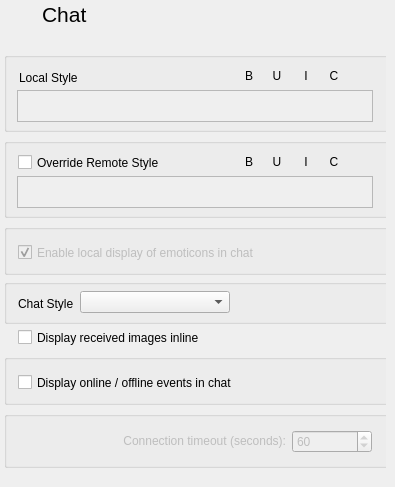
    <widget class="QWidget" name="chat_Page">
     <widget class="QWidget" name="layoutWidget_4">
      <property name="geometry">
       <rect>
        <x>4</x>
        <y>0</y>
        <width>83</width>
        <height>30</height>
       </rect>
      </property>
      <layout class="QGridLayout" name="Chat">
       <property name="horizontalSpacing">
        <number>3</number>
       </property>
       <item row="0" column="0" alignment="Qt::AlignmentFlag::AlignLeft|Qt::AlignmentFlag::AlignVCenter">
        <widget class="QLabel" name="label_33">
         <property name="sizePolicy">
          <sizepolicy hsizetype="MinimumExpanding" vsizetype="Preferred">
           <horstretch>0</horstretch>
           <verstretch>0</verstretch>
          </sizepolicy>
         </property>
         <property name="minimumSize">
          <size>
           <width>28</width>
           <height>28</height>
          </size>
         </property>
         <property name="maximumSize">
          <size>
           <width>28</width>
           <height>28</height>
          </size>
         </property>
         <property name="sizeIncrement">
          <size>
           <width>32</width>
           <height>32</height>
          </size>
         </property>
         <property name="baseSize">
          <size>
           <width>28</width>
           <height>28</height>
          </size>
         </property>
         <property name="text">
          <string/>
         </property>
         <property name="pixmap">
          <pixmap resource="resourcen.qrc">:/icons/newmail.svg</pixmap>
         </property>
         <property name="scaledContents">
          <bool>true</bool>
         </property>
        </widget>
       </item>
       <item row="0" column="1" alignment="Qt::AlignmentFlag::AlignLeft">
        <widget class="QLabel" name="label_34">
         <property name="minimumSize">
          <size>
           <width>0</width>
           <height>28</height>
          </size>
         </property>
         <property name="maximumSize">
          <size>
           <width>16777215</width>
           <height>28</height>
          </size>
         </property>
         <property name="font">
          <font>
           <pointsize>16</pointsize>
           <bold>true</bold>
          </font>
         </property>
         <property name="text">
          <string>&lt;!DOCTYPE HTML PUBLIC &quot;-//W3C//DTD HTML 4.0//EN&quot; &quot;http://www.w3.org/TR/REC-html40/strict.dtd&quot;&gt;
&lt;html&gt;&lt;head&gt;&lt;meta name=&quot;qrichtext&quot; content=&quot;1&quot; /&gt;&lt;style type=&quot;text/css&quot;&gt;
p, li { white-space: pre-wrap; }
&lt;/style&gt;&lt;/head&gt;&lt;body style=&quot; font-family:'Sans Serif'; font-size:9pt; font-weight:400; font-style:normal;&quot;&gt;
&lt;p style=&quot; margin-top:12px; margin-bottom:12px; margin-left:0px; margin-right:0px; -qt-block-indent:0; text-indent:0px; font-size:8pt;&quot;&gt;&lt;span style=&quot; font-size:16pt;&quot;&gt;Chat&lt;/span&gt;&lt;/p&gt;&lt;/body&gt;&lt;/html&gt;</string>
         </property>
        </widget>
       </item>
      </layout>
     </widget>
     <widget class="QFrame" name="frame_18">
      <property name="geometry">
       <rect>
        <x>2</x>
        <y>40</y>
        <width>384</width>
        <height>438</height>
       </rect>
      </property>
      <property name="minimumSize">
       <size>
        <width>384</width>
        <height>0</height>
       </size>
      </property>
      <property name="maximumSize">
       <size>
        <width>384</width>
        <height>16777215</height>
       </size>
      </property>
      <property name="frameShape">
       <enum>QFrame::Shape::NoFrame</enum>
      </property>
      <property name="frameShadow">
       <enum>QFrame::Shadow::Plain</enum>
      </property>
      <widget class="QGroupBox" name="LocalStyle">
       <property name="geometry">
        <rect>
         <x>2</x>
         <y>12</y>
         <width>390</width>
         <height>80</height>
        </rect>
       </property>
       <property name="minimumSize">
        <size>
         <width>390</width>
         <height>0</height>
        </size>
       </property>
       <property name="maximumSize">
        <size>
         <width>390</width>
         <height>16777215</height>
        </size>
       </property>
       <property name="baseSize">
        <size>
         <width>0</width>
         <height>120</height>
        </size>
       </property>
       <property name="font">
        <font>
         <pointsize>9</pointsize>
         <bold>false</bold>
        </font>
       </property>
       <property name="title">
        <string/>
       </property>
       <widget class="QTextEdit" name="txtShowCurrentChatStyle">
        <property name="enabled">
         <bool>false</bool>
        </property>
        <property name="geometry">
         <rect>
          <x>13</x>
          <y>38</y>
          <width>356</width>
          <height>32</height>
         </rect>
        </property>
        <property name="minimumSize">
         <size>
          <width>0</width>
          <height>32</height>
         </size>
        </property>
        <property name="maximumSize">
         <size>
          <width>368</width>
          <height>32</height>
         </size>
        </property>
        <property name="focusPolicy">
         <enum>Qt::FocusPolicy::NoFocus</enum>
        </property>
        <property name="contextMenuPolicy">
         <enum>Qt::ContextMenuPolicy::NoContextMenu</enum>
        </property>
        <property name="acceptDrops">
         <bool>false</bool>
        </property>
       </widget>
       <widget class="QWidget" name="layoutWidget9">
        <property name="geometry">
         <rect>
          <x>236</x>
          <y>14</y>
          <width>132</width>
          <height>20</height>
         </rect>
        </property>
        <layout class="QGridLayout" name="gridLayout_27">
         <property name="horizontalSpacing">
          <number>10</number>
         </property>
         <item row="0" column="0" alignment="Qt::AlignmentFlag::AlignHCenter">
          <widget class="QToolButton" name="cmdBoldChat">
           <property name="enabled">
            <bool>true</bool>
           </property>
           <property name="minimumSize">
            <size>
             <width>18</width>
             <height>18</height>
            </size>
           </property>
           <property name="maximumSize">
            <size>
             <width>18</width>
             <height>18</height>
            </size>
           </property>
           <property name="toolTip">
            <string>Bold</string>
           </property>
           <property name="text">
            <string>B</string>
           </property>
           <property name="icon">
            <iconset resource="resourcen.qrc">
             <normaloff>:/icons/bold.svg</normaloff>:/icons/bold.svg</iconset>
           </property>
           <property name="iconSize">
            <size>
             <width>22</width>
             <height>22</height>
            </size>
           </property>
           <property name="checkable">
            <bool>true</bool>
           </property>
           <property name="autoRaise">
            <bool>true</bool>
           </property>
          </widget>
         </item>
         <item row="0" column="1" alignment="Qt::AlignmentFlag::AlignHCenter">
          <widget class="QToolButton" name="cmdUnderChat">
           <property name="enabled">
            <bool>true</bool>
           </property>
           <property name="minimumSize">
            <size>
             <width>18</width>
             <height>18</height>
            </size>
           </property>
           <property name="maximumSize">
            <size>
             <width>18</width>
             <height>18</height>
            </size>
           </property>
           <property name="toolTip">
            <string>Underline</string>
           </property>
           <property name="text">
            <string>U</string>
           </property>
           <property name="icon">
            <iconset resource="resourcen.qrc">
             <normaloff>:/icons/underline.svg</normaloff>:/icons/underline.svg</iconset>
           </property>
           <property name="iconSize">
            <size>
             <width>22</width>
             <height>22</height>
            </size>
           </property>
           <property name="checkable">
            <bool>true</bool>
           </property>
           <property name="autoRaise">
            <bool>true</bool>
           </property>
          </widget>
         </item>
         <item row="0" column="2" alignment="Qt::AlignmentFlag::AlignHCenter">
          <widget class="QToolButton" name="cmdItalicChat">
           <property name="enabled">
            <bool>true</bool>
           </property>
           <property name="minimumSize">
            <size>
             <width>18</width>
             <height>18</height>
            </size>
           </property>
           <property name="maximumSize">
            <size>
             <width>18</width>
             <height>18</height>
            </size>
           </property>
           <property name="toolTip">
            <string>Italic</string>
           </property>
           <property name="text">
            <string>I</string>
           </property>
           <property name="icon">
            <iconset resource="resourcen.qrc">
             <normaloff>:/icons/italic.svg</normaloff>:/icons/italic.svg</iconset>
           </property>
           <property name="iconSize">
            <size>
             <width>22</width>
             <height>22</height>
            </size>
           </property>
           <property name="checkable">
            <bool>true</bool>
           </property>
           <property name="autoRaise">
            <bool>true</bool>
           </property>
          </widget>
         </item>
         <item row="0" column="3" alignment="Qt::AlignmentFlag::AlignHCenter">
          <widget class="QToolButton" name="cmdColorChat">
           <property name="enabled">
            <bool>true</bool>
           </property>
           <property name="minimumSize">
            <size>
             <width>18</width>
             <height>18</height>
            </size>
           </property>
           <property name="maximumSize">
            <size>
             <width>18</width>
             <height>18</height>
            </size>
           </property>
           <property name="toolTip">
            <string>Color</string>
           </property>
           <property name="text">
            <string>C</string>
           </property>
           <property name="icon">
            <iconset resource="resourcen.qrc">
             <normaloff>:/icons/palette.svg</normaloff>:/icons/palette.svg</iconset>
           </property>
           <property name="iconSize">
            <size>
             <width>24</width>
             <height>24</height>
            </size>
           </property>
           <property name="autoRaise">
            <bool>true</bool>
           </property>
          </widget>
         </item>
         <item row="0" column="4" alignment="Qt::AlignmentFlag::AlignHCenter">
          <widget class="QToolButton" name="cmdFontChat">
           <property name="enabled">
            <bool>true</bool>
           </property>
           <property name="minimumSize">
            <size>
             <width>18</width>
             <height>18</height>
            </size>
           </property>
           <property name="maximumSize">
            <size>
             <width>18</width>
             <height>18</height>
            </size>
           </property>
           <property name="toolTip">
            <string>Font</string>
           </property>
           <property name="text">
            <string/>
           </property>
           <property name="icon">
            <iconset resource="resourcen.qrc">
             <normaloff>:/icons/font.svg</normaloff>:/icons/font.svg</iconset>
           </property>
           <property name="iconSize">
            <size>
             <width>22</width>
             <height>22</height>
            </size>
           </property>
           <property name="autoRaise">
            <bool>true</bool>
           </property>
          </widget>
         </item>
        </layout>
       </widget>
       <widget class="QLabel" name="label_4">
        <property name="geometry">
         <rect>
          <x>15</x>
          <y>18</y>
          <width>65</width>
          <height>15</height>
         </rect>
        </property>
        <property name="text">
         <string>Local Style</string>
        </property>
       </widget>
      </widget>
      <widget class="QGroupBox" name="RemoteStyle">
       <property name="geometry">
        <rect>
         <x>2</x>
         <y>98</y>
         <width>390</width>
         <height>80</height>
        </rect>
       </property>
       <property name="minimumSize">
        <size>
         <width>390</width>
         <height>0</height>
        </size>
       </property>
       <property name="maximumSize">
        <size>
         <width>390</width>
         <height>16777215</height>
        </size>
       </property>
       <property name="baseSize">
        <size>
         <width>378</width>
         <height>120</height>
        </size>
       </property>
       <property name="font">
        <font>
         <pointsize>9</pointsize>
         <bold>false</bold>
        </font>
       </property>
       <property name="title">
        <string/>
       </property>
       <widget class="QCheckBox" name="chatOverrideBox">
        <property name="geometry">
         <rect>
          <x>14</x>
          <y>14</y>
          <width>161</width>
          <height>21</height>
         </rect>
        </property>
        <property name="text">
         <string>Override Remote Style</string>
        </property>
       </widget>
       <widget class="QTextEdit" name="txtOverrideRemote">
        <property name="enabled">
         <bool>false</bool>
        </property>
        <property name="geometry">
         <rect>
          <x>13</x>
          <y>38</y>
          <width>356</width>
          <height>32</height>
         </rect>
        </property>
        <property name="minimumSize">
         <size>
          <width>0</width>
          <height>32</height>
         </size>
        </property>
        <property name="maximumSize">
         <size>
          <width>368</width>
          <height>32</height>
         </size>
        </property>
        <property name="focusPolicy">
         <enum>Qt::FocusPolicy::NoFocus</enum>
        </property>
        <property name="contextMenuPolicy">
         <enum>Qt::ContextMenuPolicy::NoContextMenu</enum>
        </property>
        <property name="acceptDrops">
         <bool>false</bool>
        </property>
        <property name="autoFormatting">
         <set>QTextEdit::AutoFormattingFlag::AutoNone</set>
        </property>
       </widget>
       <widget class="QWidget" name="layoutWidget10">
        <property name="geometry">
         <rect>
          <x>236</x>
          <y>14</y>
          <width>132</width>
          <height>20</height>
         </rect>
        </property>
        <layout class="QGridLayout" name="gridLayout_26">
         <property name="horizontalSpacing">
          <number>10</number>
         </property>
         <item row="0" column="0" alignment="Qt::AlignmentFlag::AlignHCenter">
          <widget class="QToolButton" name="cmdOverwriteBoldChat">
           <property name="enabled">
            <bool>true</bool>
           </property>
           <property name="minimumSize">
            <size>
             <width>18</width>
             <height>18</height>
            </size>
           </property>
           <property name="maximumSize">
            <size>
             <width>18</width>
             <height>18</height>
            </size>
           </property>
           <property name="toolTip">
            <string>Bold</string>
           </property>
           <property name="text">
            <string>B</string>
           </property>
           <property name="icon">
            <iconset resource="resourcen.qrc">
             <normaloff>:/icons/bold.svg</normaloff>:/icons/bold.svg</iconset>
           </property>
           <property name="iconSize">
            <size>
             <width>22</width>
             <height>22</height>
            </size>
           </property>
           <property name="checkable">
            <bool>true</bool>
           </property>
           <property name="autoRaise">
            <bool>true</bool>
           </property>
          </widget>
         </item>
         <item row="0" column="1" alignment="Qt::AlignmentFlag::AlignHCenter">
          <widget class="QToolButton" name="cmdOverwriteUnderChat">
           <property name="enabled">
            <bool>true</bool>
           </property>
           <property name="minimumSize">
            <size>
             <width>18</width>
             <height>18</height>
            </size>
           </property>
           <property name="maximumSize">
            <size>
             <width>18</width>
             <height>18</height>
            </size>
           </property>
           <property name="toolTip">
            <string>Underline</string>
           </property>
           <property name="text">
            <string>U</string>
           </property>
           <property name="icon">
            <iconset resource="resourcen.qrc">
             <normaloff>:/icons/underline.svg</normaloff>:/icons/underline.svg</iconset>
           </property>
           <property name="iconSize">
            <size>
             <width>22</width>
             <height>22</height>
            </size>
           </property>
           <property name="checkable">
            <bool>true</bool>
           </property>
           <property name="autoRaise">
            <bool>true</bool>
           </property>
          </widget>
         </item>
         <item row="0" column="2" alignment="Qt::AlignmentFlag::AlignHCenter">
          <widget class="QToolButton" name="cmdOverwriteItalicChat">
           <property name="enabled">
            <bool>true</bool>
           </property>
           <property name="minimumSize">
            <size>
             <width>18</width>
             <height>18</height>
            </size>
           </property>
           <property name="maximumSize">
            <size>
             <width>18</width>
             <height>18</height>
            </size>
           </property>
           <property name="toolTip">
            <string>Italic</string>
           </property>
           <property name="text">
            <string>I</string>
           </property>
           <property name="icon">
            <iconset resource="resourcen.qrc">
             <normaloff>:/icons/italic.svg</normaloff>:/icons/italic.svg</iconset>
           </property>
           <property name="iconSize">
            <size>
             <width>22</width>
             <height>22</height>
            </size>
           </property>
           <property name="checkable">
            <bool>true</bool>
           </property>
           <property name="autoRaise">
            <bool>true</bool>
           </property>
          </widget>
         </item>
         <item row="0" column="3" alignment="Qt::AlignmentFlag::AlignHCenter">
          <widget class="QToolButton" name="cmdOverwriteColorChat">
           <property name="enabled">
            <bool>true</bool>
           </property>
           <property name="minimumSize">
            <size>
             <width>18</width>
             <height>18</height>
            </size>
           </property>
           <property name="maximumSize">
            <size>
             <width>18</width>
             <height>18</height>
            </size>
           </property>
           <property name="toolTip">
            <string>Color</string>
           </property>
           <property name="text">
            <string>C</string>
           </property>
           <property name="icon">
            <iconset resource="resourcen.qrc">
             <normaloff>:/icons/palette.svg</normaloff>:/icons/palette.svg</iconset>
           </property>
           <property name="iconSize">
            <size>
             <width>24</width>
             <height>24</height>
            </size>
           </property>
           <property name="autoRaise">
            <bool>true</bool>
           </property>
          </widget>
         </item>
         <item row="0" column="4" alignment="Qt::AlignmentFlag::AlignHCenter">
          <widget class="QToolButton" name="cmdOverwriteFontChat">
           <property name="enabled">
            <bool>true</bool>
           </property>
           <property name="minimumSize">
            <size>
             <width>18</width>
             <height>18</height>
            </size>
           </property>
           <property name="maximumSize">
            <size>
             <width>18</width>
             <height>18</height>
            </size>
           </property>
           <property name="toolTip">
            <string>Font</string>
           </property>
           <property name="text">
            <string/>
           </property>
           <property name="icon">
            <iconset resource="resourcen.qrc">
             <normaloff>:/icons/font.svg</normaloff>:/icons/font.svg</iconset>
           </property>
           <property name="iconSize">
            <size>
             <width>22</width>
             <height>22</height>
            </size>
           </property>
           <property name="autoRaise">
            <bool>true</bool>
           </property>
          </widget>
         </item>
        </layout>
       </widget>
      </widget>
      <widget class="QGroupBox" name="groupChatStyle">
       <property name="geometry">
        <rect>
         <x>2</x>
         <y>239</y>
         <width>390</width>
         <height>45</height>
        </rect>
       </property>
       <property name="title">
        <string/>
       </property>
       <widget class="QLabel" name="labelChatStyle">
        <property name="geometry">
         <rect>
          <x>14</x>
          <y>14</y>
          <width>60</width>
          <height>21</height>
         </rect>
        </property>
        <property name="text">
         <string>Chat Style</string>
        </property>
       </widget>
       <widget class="QComboBox" name="comboBoxChatStyle">
        <property name="geometry">
         <rect>
          <x>76</x>
          <y>12</y>
          <width>150</width>
          <height>22</height>
         </rect>
        </property>
       </widget>
      </widget>
      <widget class="QCheckBox" name="checkBox_DisplayImagesInline">
       <property name="geometry">
        <rect>
         <x>16</x>
         <y>287</y>
         <width>358</width>
         <height>21</height>
        </rect>
       </property>
       <property name="text">
        <string>Display received images inline</string>
       </property>
      </widget>
      <widget class="QGroupBox" name="UserEvents">
       <property name="geometry">
        <rect>
         <x>2</x>
         <y>314</y>
         <width>390</width>
         <height>51</height>
        </rect>
       </property>
       <property name="maximumSize">
        <size>
         <width>390</width>
         <height>68</height>
        </size>
       </property>
       <property name="title">
        <string/>
       </property>
       <widget class="QCheckBox" name="checkboxUserEvents">
        <property name="geometry">
         <rect>
          <x>14</x>
          <y>18</y>
          <width>358</width>
          <height>21</height>
         </rect>
        </property>
        <property name="font">
         <font>
          <pointsize>9</pointsize>
          <bold>false</bold>
         </font>
        </property>
        <property name="text">
         <string>Display online / offline events in chat</string>
        </property>
       </widget>
      </widget>
      <widget class="QGroupBox" name="Emoticons">
       <property name="geometry">
        <rect>
         <x>2</x>
         <y>184</y>
         <width>390</width>
         <height>51</height>
        </rect>
       </property>
       <property name="title">
        <string/>
       </property>
       <widget class="QCheckBox" name="checkBoxEmoticons">
        <property name="enabled">
         <bool>false</bool>
        </property>
        <property name="geometry">
         <rect>
          <x>14</x>
          <y>18</y>
          <width>271</width>
          <height>21</height>
         </rect>
        </property>
        <property name="text">
         <string>Enable local display of emoticons in chat</string>
        </property>
        <property name="checked">
         <bool>true</bool>
        </property>
       </widget>
      </widget>
      <widget class="QGroupBox" name="groupBox">
       <property name="enabled">
        <bool>false</bool>
       </property>
       <property name="geometry">
        <rect>
         <x>2</x>
         <y>371</y>
         <width>390</width>
         <height>57</height>
        </rect>
       </property>
       <property name="title">
        <string/>
       </property>
       <widget class="QWidget" name="layoutWidget11">
        <property name="geometry">
         <rect>
          <x>12</x>
          <y>18</y>
          <width>358</width>
          <height>26</height>
         </rect>
        </property>
        <layout class="QGridLayout" name="gridLayout_4">
         <item row="0" column="0" alignment="Qt::AlignmentFlag::AlignRight">
          <widget class="QLabel" name="label_6">
           <property name="enabled">
            <bool>false</bool>
           </property>
           <property name="minimumSize">
            <size>
             <width>270</width>
             <height>16</height>
            </size>
           </property>
           <property name="maximumSize">
            <size>
             <width>270</width>
             <height>16</height>
            </size>
           </property>
           <property name="text">
            <string>Connection timeout (seconds):</string>
           </property>
           <property name="alignment">
            <set>Qt::AlignmentFlag::AlignRight|Qt::AlignmentFlag::AlignTrailing|Qt::AlignmentFlag::AlignVCenter</set>
           </property>
          </widget>
         </item>
         <item row="0" column="1" alignment="Qt::AlignmentFlag::AlignLeft">
          <widget class="QSpinBox" name="spinBox_maxACK">
           <property name="enabled">
            <bool>false</bool>
           </property>
           <property name="minimumSize">
            <size>
             <width>80</width>
             <height>0</height>
            </size>
           </property>
           <property name="maximumSize">
            <size>
             <width>80</width>
             <height>24</height>
            </size>
           </property>
           <property name="minimum">
            <number>0</number>
           </property>
           <property name="maximum">
            <number>180</number>
           </property>
           <property name="value">
            <number>60</number>
           </property>
          </widget>
         </item>
        </layout>
       </widget>
      </widget>
     </widget>
    </widget>
